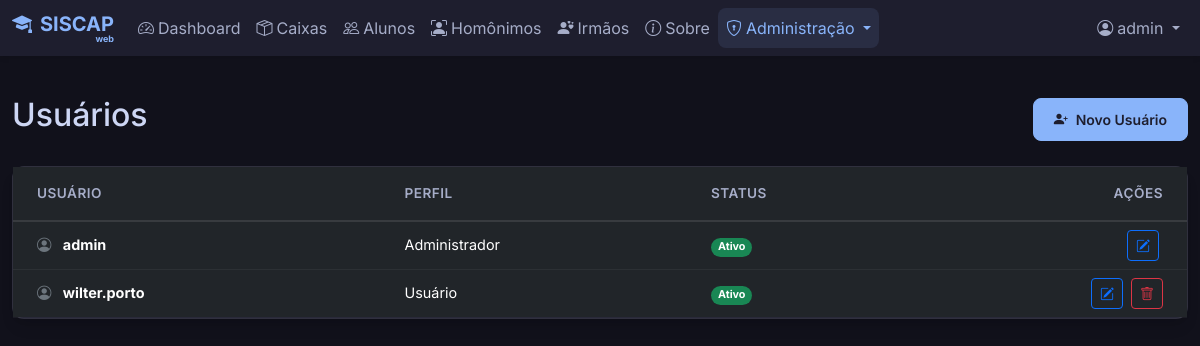
/usuarios (signed in), run on the app's committed database.
### models.py (models this page shows, shortened)
class User(UserMixin, db.Model):
    id = db.Column(db.Integer, primary_key=True)
    username = db.Column(db.String(80), unique=True, nullable=False)
    full_name = db.Column(db.String(120), nullable=True) # "Nome"
    cpf = db.Column(db.String(14), unique=True, nullable=True) # Formatted CPF 000.000.000-00
    email = db.Column(db.String(120), unique=True, nullable=True)
    password_hash = db.Column(db.String(200), nullable=False)
    role = db.Column(db.String(20), default='Usuário')
    active = db.Column(db.Boolean, default=True)

### app.py (the view)
@app.route('/usuarios', methods=['GET'])
@login_required
def listar_usuarios():
    users = db.session.execute(db.select(User)).scalars().all()
    return render_template('usuarios.html', users=users)

### app.py (called while the page is built, shortened)
def cleanup_old_exports():
    global last_cleanup_time
    now = get_local_time()
    if last_cleanup_time and (now - last_cleanup_time) < timedelta(hours=1):
        return
    try:
        downloads_folder = os.path.join(app.root_path, 'static', 'downloads')
        if not os.path.exists(downloads_folder):
            return
    except Exception as e:
        print(f"Erro na rotina de limpeza de exportações: {e}")

def create_app(config_class=DevelopmentConfig):
    if os.environ.get('FLASK_ENV') == 'production':
        config_class = ProductionConfig
    app = Flask(__name__)
    app.config.from_object(config_class)
    app.config['PERMANENT_SESSION_LIFETIME'] = timedelta(minutes=10)
    db.init_app(app)
    login_manager = LoginManager()
    login_manager.login_view = 'login'
    login_manager.login_message = ''
    login_manager.login_message_category = 'info'
    login_manager.init_app(app)
    @login_manager.user_loader
    def load_user(user_id):
        return db.session.get(User, int(user_id))
    return app, login_manager

@app.context_processor
def inject_system_config():
    return dict(system_config=SystemConfig.query.first())

@app.before_request
def check_admin_access():
    admin_routes = ['/usuarios', '/configuracoes', '/importacoes', '/auditoria', '/usuarios/gerenciar']
    if request.path in admin_routes or request.path.startswith('/usuarios/'):
        if current_user.is_authenticated and current_user.role != 'Administrador':
            flash('Acesso negado. Apenas administradores podem acessar esta área.', 'error')
            return redirect(url_for('dashboard'))

### models.py (called while the page is built)
def get_local_time():
    return datetime.now(timezone(timedelta(hours=-3)))

### templates/usuarios.html (shortened to what this page needs)
{% extends 'base.html' %}
{% block content %}
<div style="font-size: 0.9rem;">
    <div class="d-flex justify-content-between flex-wrap flex-md-nowrap align-items-center pt-3 pb-2 mb-3">
        <h1 class="h2">Usuários</h1>
        <div class="btn-toolbar mb-2 mb-md-0">
            <button type="button" class="btn btn-sm btn-primary" data-bs-toggle="modal" data-bs-target="#userModal"
                onclick="openCreateModal()">
                <i class="bi bi-person-plus-fill me-2"></i>Novo Usuário
            </button>
        </div>
    </div>
    <div class="card shadow-sm border-0">
        <div class="card-body p-0">
            <div class="table-responsive">
                <table class="table table-hover align-middle mb-0">
                    <thead class="bg-light">
                        <tr>
                            <th class="ps-4 py-3">Usuário</th>
                            <th class="py-3">Perfil</th>
                            <th class="py-3">Status</th>
                            <th class="text-end pe-4 py-3">Ações</th>
                        </tr>
                    </thead>
                    <tbody>
                        {% for user in users %}
                        <tr>
                            <td class="ps-4 fw-bold">
                                <i class="bi bi-person-circle me-2 text-secondary"></i>
                                {{ user.username }}
                            </td>
                            <td>
                                {{ user.role }}
                            </td>
                            <td>
                                <span class="badge rounded-pill {{ 'bg-success' if user.active else 'bg-secondary' }}">
                                    {{ 'Ativo' if user.active else 'Inativo' }}
                                </span>
                            </td>
                            <td class="text-end pe-4">
                                <button class="btn btn-sm btn-outline-primary me-1" data-bs-toggle="modal"
                                    data-bs-target="#userModal" data-userid="{{ user.id }}"
                                    data-username="{{ user.username }}" data-email="{{ user.email or '' }}"
                                    data-cpf="{{ user.cpf or '' }}"
                                    data-active="{{ 'true' if user.active else 'false' }}" data-role="{{ user.role }}"
                                    onclick="openEditModal(this)" title="Editar">
                                    <i class="bi bi-pencil-square"></i>
                                </button>
                                {% if user.id != current_user.id %}
                                <form action="{{ url_for('gerenciar_usuario') }}" method="POST" class="d-inline"
                                    onsubmit="event.preventDefault(); const form = this; showConfirmation('Tem certeza que deseja excluir este usuário?', function() { form.submit(); });">
                                    <button type="submit" class="btn btn-sm btn-outline-danger" title="Excluir">
                                        <i class="bi bi-trash"></i>
                                    </button>
                                </form>
                                {% endif %}
                            </td>
                        </tr>
                        {% endfor %}
                    </tbody>
                </table>
            </div>
        </div>
    </div>
</div>
{% endblock %}

### templates/base.html (shortened to what this page needs)
<!DOCTYPE html>
<html lang="pt-BR" data-bs-theme="dark">
<head>
    <link href="https://cdn.jsdelivr.net/npm/bootstrap@5.3.2/dist/css/bootstrap.min.css" rel="stylesheet"
>
    <link rel="stylesheet" href="https://cdn.jsdelivr.net/npm/bootstrap-icons@1.11.1/font/bootstrap-icons.css">
    <link rel="stylesheet" href="{{ url_for('static', filename='css/style.css') }}">
</head>
<body>
    {% if current_user.is_authenticated %}
    <nav class="navbar navbar-expand-lg navbar-dark sticky-top mb-4">
        <div class="container-fluid">
            <a class="navbar-brand d-inline-flex flex-column align-items-end" style="line-height: 1;"
                href="{{ url_for('dashboard') }}">
                <div><i class="bi bi-mortarboard-fill me-2"></i>SISCAP</div>
                <span style="font-size: 45%;">web</span>
            </a>
            <div class="collapse navbar-collapse" id="navbarNav">
                <ul class="navbar-nav me-auto mb-2 mb-lg-0">
                    <li class="nav-item">
                        <a class="nav-link {% if request.path == '/' %}active{% endif %}"
                            href="{{ url_for('dashboard') }}">
                            <i class="bi bi-speedometer2 me-1"></i>Dashboard
                        </a>
                    </li>
                    <li class="nav-item">
                        <a class="nav-link {% if request.path == '/caixas' %}active{% endif %}"
                            href="{{ url_for('caixas') }}">
                            <i class="bi bi-box-seam me-1"></i>Caixas
                        </a>
                    </li>
                    <li class="nav-item">
                        <a class="nav-link {% if request.path.startswith('/alunos') %}active{% endif %}"
                            href="{{ url_for('alunos') }}">
                            <i class="bi bi-people me-1"></i>Alunos
                        </a>
                    </li>
                    <li class="nav-item">
                        <a class="nav-link {% if request.path == '/homonimos' %}active{% endif %}"
                            href="{{ url_for('homonimos') }}">
                            <i class="bi bi-person-bounding-box me-1"></i>Homônimos
                        </a>
                    </li>
                    <li class="nav-item">
                        <a class="nav-link {% if request.path == '/irmaos' %}active{% endif %}"
                            href="{{ url_for('irmaos') }}">
                            <i class="bi bi-person-hearts me-1"></i>Irmãos
                        </a>
                    </li>
                    <li class="nav-item">
                        <a class="nav-link {% if request.path == '/sobre' %}active{% endif %}"
                            href="{{ url_for('sobre') }}">
                            <i class="bi bi-info-circle me-1"></i>Sobre
                        </a>
                    </li>
                    {% if current_user.role == 'Administrador' %}
                    <li class="nav-item dropdown">
                        <a class="nav-link dropdown-toggle {% if request.path in ['/usuarios', '/configuracoes', '/importacoes', '/auditoria', '/exportar-alunos'] %}active{% endif %}"
                            href="#" id="adminDropdown" role="button" data-bs-toggle="dropdown" aria-expanded="false">
                            <i class="bi bi-shield-lock me-1"></i>Administração
                        </a>
                    </li>
                    {% endif %}
                </ul>
                <ul class="navbar-nav">
                    <li class="nav-item dropdown">
                        <a class="nav-link dropdown-toggle" href="#" id="userDropdown" role="button"
                            data-bs-toggle="dropdown" aria-expanded="false">
                            <i class="bi bi-person-circle me-1"></i>{{ current_user.username }}
                        </a>
                    </li>
                </ul>
            </div>
        </div>
    </nav>
    {% endif %}
    <div class="container-fluid">
        <main class="main-content">
            {% block content %}{% endblock %}
        </main>
    </div>
    <div class="toast-container position-fixed top-0 end-0 p-3" style="z-index: 1055;">
    </div>
</body>
</html>

### static/css/style.css (style rules this page uses)
body { background-color: #11111b !important; color: #cdd6f4 !important; }
.nav-link { color: #a6adc8 !important; }
.nav-link:hover, .nav-link.active { background-color: rgba(137, 180, 250, 0.1) !important; color: #89b4fa !important; border-radius: 8px; }
.card { background-color: #1e1e2e !important; border: 1px solid rgba(255, 255, 255, 0.08) !important; box-shadow: 0 10px 15px -3px rgba(0, 0, 0, 0.1), 0 4px 6px -2px rgba(0, 0, 0, 0.05) !important; border-radius: 12px !important; }
.btn-primary { background-color: #89b4fa !important; border-color: #89b4fa !important; color: #1e1e2e !important; font-weight: 600 !important; border-radius: 8px !important; padding: 10px 20px !important; }
.table { color: #cdd6f4 !important; }
.table th { border-bottom: 2px solid rgba(255, 255, 255, 0.1) !important; color: #a6adc8 !important; font-weight: 600; text-transform: uppercase; font-size: 0.85rem; letter-spacing: 0.5px; }
.table td { border-bottom: 1px solid rgba(255, 255, 255, 0.05) !important; }

### templates/base.html (style rules this page uses)
body { font-family: 'Inter', sans-serif; min-height: 100vh; background-color: #11111b; }
.navbar { background-color: #1e1e2e; box-shadow: 0 2px 5px rgba(0, 0, 0, 0.1); }
.nav-link { color: rgba(255, 255, 255, 0.7); transition: all 0.3s; }
.nav-link:hover, .nav-link.active { color: #89b4fa; }
.navbar-brand { color: #89b4fa !important; font-weight: 700; }
.card { background-color: #1e1e2e; border: 1px solid rgba(255, 255, 255, 0.05); box-shadow: 0 4px 6px rgba(0, 0, 0, 0.1); }

### data on the page
User: username "admin", role "Administrador", active "Ativo"
User: username "wilter.porto", role "Usuário", active "Ativo"
